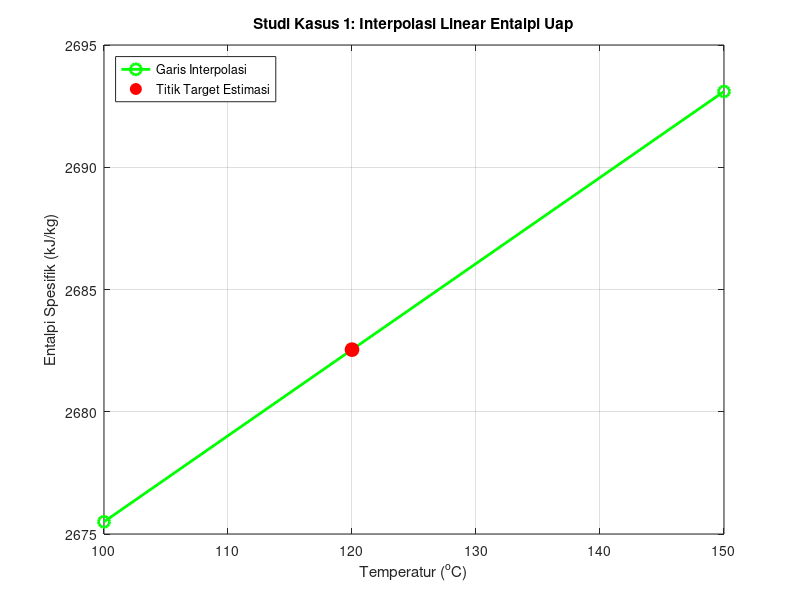
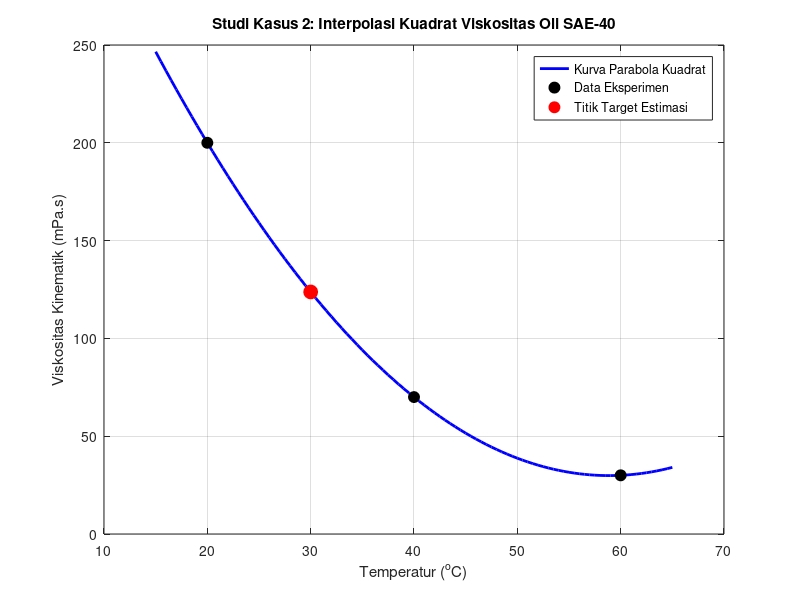

MATLAB code for these plots, in order:
clear; clc; close all;

% =========================================================================
% JURUSAN TEKNIK MESIN - UNIVERSITAS MALIKUSSALEH
% Kode Komputasi: Praktikum Metode Interpolasi Linear & Kuadrat
% =========================================================================

%% STUDI KASUS 1: INTERPOLASI LINEAR (Tabel Uap Termodinamika)
fprintf('==================================================\n');
fprintf('STUDI KASUS 1: INTERPOLASI LINEAR (STEAM TABLE)\n');
fprintf('==================================================\n');

% Definisi data input
x0 = 100; y0 = 2675.5;
x1 = 150; y1 = 2693.1;
x_target1 = 120;

% Perhitungan menggunakan rumus eksplisit
y_pred1 = y0 + ((y1 - y0) / (x1 - x0)) * (x_target1 - x0);

fprintf('Estimasi entalpi pada T = %d C adalah h = %.2f kJ/kg\n\n', x_target1, y_pred1);

% Plot Grafik Kasus 1
figure(1);
plot([x0, x1], [y0, y1], 'g-o', 'LineWidth', 2, 'MarkerSize', 8); hold on;
plot(x_target1, y_pred1, 'ro', 'MarkerFaceColor', 'r', 'MarkerSize', 10);
grid on;
title('Studi Kasus 1: Interpolasi Linear Entalpi Uap');
xlabel('Temperatur (^oC)');
ylabel('Entalpi Spesifik (kJ/kg)');
legend('Garis Interpolasi', 'Titik Target Estimasi', 'Location', 'NorthWest');


%% STUDI KASUS 2: INTERPOLASI KUADRAT (Viskositas Oli Mesin)
fprintf('==================================================\n');
fprintf('STUDI KASUS 2: INTERPOLASI KUADRAT (VISKOSITAS OLI)\n');
fprintf('==================================================\n');

% Definisi vektor data (3 titik)
x_oli = [20; 40; 60];
y_oli = [200; 70; 30];
x_target2 = 30;

% Mencari koefisien beda terbagi Newton Orde 2
b0 = y_oli(1);
b1 = (y_oli(2) - y_oli(1)) / (x_oli(2) - x_oli(1));

gradien_kanan = (y_oli(3) - y_oli(2)) / (x_oli(3) - x_oli(2));
b2 = (gradien_kanan - b1) / (x_oli(3) - x_oli(1));

% Hitung nilai taksiran pada titik target
y_pred2 = b0 + b1*(x_target2 - x_oli(1)) + b2*(x_target2 - x_oli(1))*(x_target2 - x_oli(2));

fprintf('Koefisien Newton: b0 = %.2f, b1 = %.2f, b2 = %.4f\n', b0, b1, b2);
fprintf('Estimasi Viskositas pada T = %d C adalah = %.2f mPa.s\n', x_target2, y_pred2);

% Generasi kurva mulus untuk representasi fungsi parabola kuadratik
x_kurva = 15:0.5:65;
y_kurva = b0 + b1.*(x_kurva - x_oli(1)) + b2.*(x_kurva - x_oli(1)).*(x_kurva - x_oli(2));

% Plot Grafik Kasus 2
figure(2);
plot(x_kurva, y_kurva, 'b-', 'LineWidth', 2); hold on;
plot(x_oli, y_oli, 'ko', 'MarkerFaceColor', 'k', 'MarkerSize', 8);
plot(x_target2, y_pred2, 'ro', 'MarkerFaceColor', 'r', 'MarkerSize', 10);
grid on;
title('Studi Kasus 2: Interpolasi Kuadrat Viskositas Oli SAE-40');
xlabel('Temperatur (^oC)');
ylabel('Viskositas Kinematik (mPa.s)');
legend('Kurva Parabola Kuadrat', 'Data Eksperimen', 'Titik Target Estimasi');
